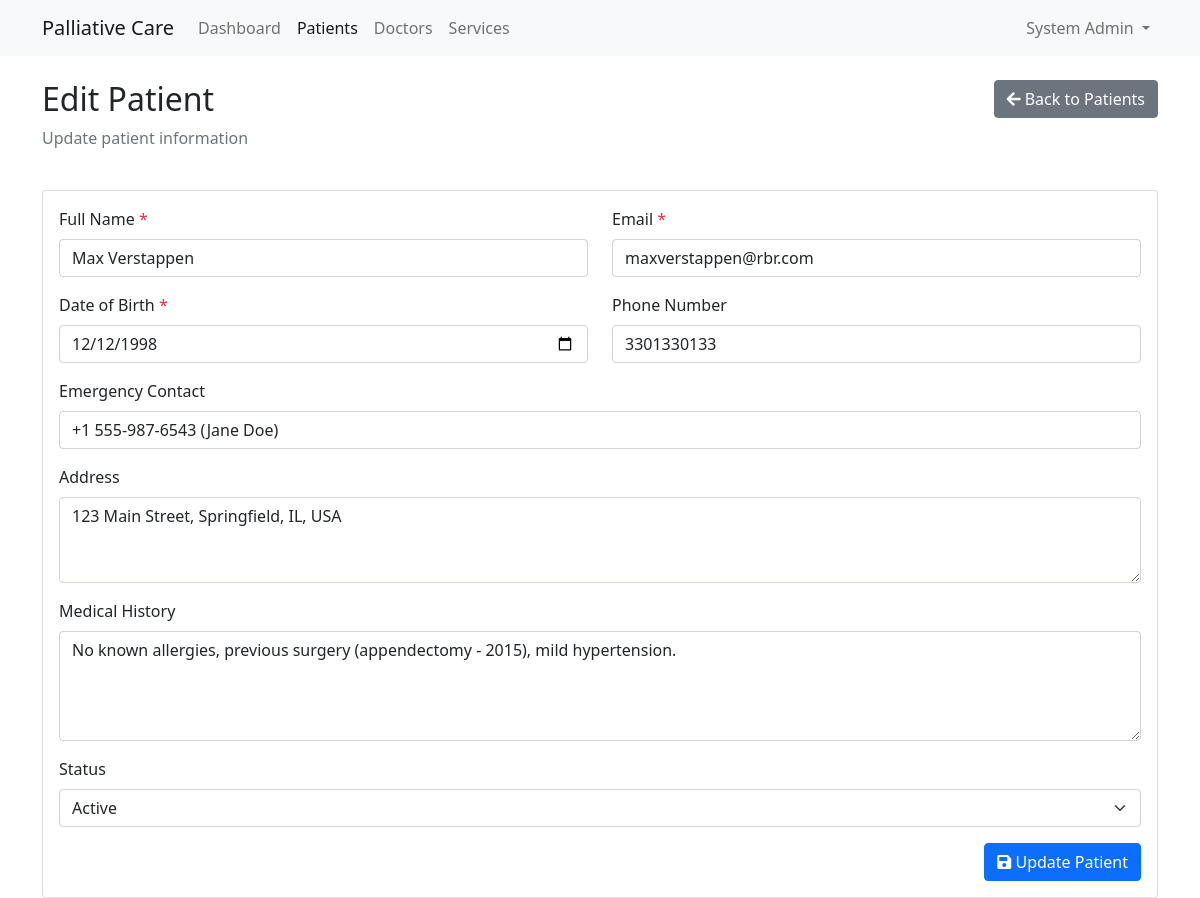
Page /index.php?module=admin&action=edit_patient&id=3 (signed in) on the committed database.
### tables this page shows
CREATE TABLE IF NOT EXISTS `patients` (
  `id` int NOT NULL AUTO_INCREMENT,
  `user_id` int NOT NULL,
  `name` varchar(255) NOT NULL,
  `email` varchar(255) NOT NULL,
  `phone` varchar(20) DEFAULT NULL,
  `dob` date DEFAULT NULL,
  `gender` enum('male','female','other') DEFAULT NULL,
  `blood_group` varchar(5) DEFAULT NULL,
  `emergency_contact` varchar(255) DEFAULT NULL,
  `address` text,
  `medical_history` text,
  `created_at` timestamp NULL DEFAULT CURRENT_TIMESTAMP,
  `updated_at` timestamp NULL DEFAULT CURRENT_TIMESTAMP ON UPDATE CURRENT_TIMESTAMP,
  PRIMARY KEY (`id`),
  UNIQUE KEY `user_id` (`user_id`),
  UNIQUE KEY `email` (`email`)
);

CREATE TABLE IF NOT EXISTS `users` (
  `id` int NOT NULL AUTO_INCREMENT,
  `email` varchar(255) NOT NULL,
  `password_hash` varchar(255) NOT NULL,
  `name` varchar(255) NOT NULL,
  `user_type` enum('patient','doctor','service','admin') NOT NULL,
  `status` enum('active','inactive','suspended') DEFAULT 'active',
  `created_at` timestamp NULL DEFAULT CURRENT_TIMESTAMP,
  `updated_at` timestamp NULL DEFAULT CURRENT_TIMESTAMP ON UPDATE CURRENT_TIMESTAMP,
  PRIMARY KEY (`id`),
  UNIQUE KEY `email` (`email`)
);

### modules/base_controller.php (called while the page is built, shortened)
<?php
class BaseController {
    public function __construct() {
        require_once __DIR__ . '/../classes/Database.php';
        $this->db = Database::getInstance();
    }
    protected function render($view, $data = []) {
        extract($data);
        $view_file = "modules/" . strtolower(str_replace("Controller", "", get_class($this))) . "/views/{$view}.php";
        include $view_file;
    }
}

### modules/admin/controller.php (called while the page is built, shortened)
<?php
require_once __DIR__ . '/../base_controller.php';
class AdminController extends BaseController {
    public function edit_patient() {
        $id = $_GET['id'] ?? null;
        try {
            $stmt = $this->db->prepare("
                SELECT p.*, u.status
                FROM patients p
                JOIN users u ON p.user_id = u.id
                WHERE p.id = ?
            ");
            $stmt->execute([$id]);
            $patient = $stmt->fetch(PDO::FETCH_ASSOC);
            $this->render('edit_patient', ['patient' => $patient]);
        } catch (PDOException $e) {
            $_SESSION['error'] = 'Error fetching patient data: ' . $e->getMessage();
            header('Location: index.php?module=admin&action=patients');
            exit;
        }
    }
}
?>

### classes/Database.php (called while the page is built, shortened)
<?php
class Database {
    private static $instance = null;
    private function __construct() {
        try {
            $dsn = "mysql:host=" . DB_HOST . ";dbname=" . DB_NAME . ";charset=utf8mb4";
            $options = [
                PDO::ATTR_ERRMODE => PDO::ERRMODE_EXCEPTION,
                PDO::ATTR_DEFAULT_FETCH_MODE => PDO::FETCH_ASSOC,
                PDO::ATTR_EMULATE_PREPARES => false,
                PDO::MYSQL_ATTR_INIT_COMMAND => "SET NAMES utf8mb4 COLLATE utf8mb4_unicode_ci"
            ];
            $this->connection = new PDO($dsn, DB_USER, DB_PASS, $options);
        } catch (PDOException $e) {
            error_log("Database connection error: " . $e->getMessage());
            throw new Exception("Could not connect to the database. Please try again later.");
        }
    }
    public static function getInstance() {
        if (self::$instance === null) {
            self::$instance = new self();
        }
        return self::$instance->connection;
    }
}

### modules/admin/views/edit_patient.php (the view, shortened to what this page needs)
<?php
$page_title = 'Edit Patient';
?>
<!DOCTYPE html>
<html lang="en">
<head>
    <link href="https://cdn.jsdelivr.net/npm/bootstrap@5.1.3/dist/css/bootstrap.min.css" rel="stylesheet">
    <link href="https://cdnjs.cloudflare.com/ajax/libs/font-awesome/5.15.4/css/all.min.css" rel="stylesheet">
</head>
<body>
    <nav class="navbar navbar-expand-lg navbar-light bg-light">
        <div class="container">
            <a class="navbar-brand" href="index.php">Palliative Care</a>
            <div class="collapse navbar-collapse" id="navbarNav">
                <?php if (isset($_SESSION['user_id'])): ?>
                    <ul class="navbar-nav me-auto">
                        <li class="nav-item">
                            <a class="nav-link" href="index.php?module=admin&action=dashboard">Dashboard</a>
                        </li>
                        <li class="nav-item">
                            <a class="nav-link active" href="index.php?module=admin&action=patients">Patients</a>
                        </li>
                        <li class="nav-item">
                            <a class="nav-link" href="index.php?module=admin&action=doctors">Doctors</a>
                        </li>
                        <li class="nav-item">
                            <a class="nav-link" href="index.php?module=admin&action=services">Services</a>
                        </li>
                    </ul>
                    <ul class="navbar-nav">
                        <li class="nav-item dropdown">
                            <a class="nav-link dropdown-toggle" href="#" id="navbarDropdown" role="button" data-bs-toggle="dropdown">
                                <?php echo htmlspecialchars($_SESSION['name']); ?>
                            </a>
                        </li>
                    </ul>
                <?php endif; ?>
            </div>
        </div>
    </nav>
    <div class="container mt-4">
        <div class="row mb-4">
            <div class="col-md-8">
                <h2><?php echo htmlspecialchars($page_title); ?></h2>
                <p class="text-muted">Update patient information</p>
            </div>
            <div class="col-md-4 text-end">
                <a href="index.php?module=admin&action=patients" class="btn btn-secondary">
                    <i class="fas fa-arrow-left"></i> Back to Patients
                </a>
            </div>
        </div>
        <div class="card">
            <div class="card-body">
                <form action="index.php?module=admin&action=process_edit_patient" method="POST" class="needs-validation" novalidate>
                    <div class="row">
                        <div class="col-md-6 mb-3">
                            <label for="name" class="form-label">Full Name <span class="text-danger">*</span></label>
                            <input type="text" class="form-control" id="name" name="name"
                                   value="<?php echo htmlspecialchars($patient['name']); ?>" required>
                        </div>
                        <div class="col-md-6 mb-3">
                            <label for="email" class="form-label">Email <span class="text-danger">*</span></label>
                            <input type="email" class="form-control" id="email" name="email"
                                   value="<?php echo htmlspecialchars($patient['email']); ?>" required>
                        </div>
                    </div>
                    <div class="row">
                        <div class="col-md-6 mb-3">
                            <label for="dob" class="form-label">Date of Birth <span class="text-danger">*</span></label>
                            <input type="date" class="form-control" id="dob" name="dob"
                                   value="<?php echo htmlspecialchars($patient['dob']); ?>" required>
                        </div>
                        <div class="col-md-6 mb-3">
                            <label for="phone" class="form-label">Phone Number</label>
                            <input type="tel" class="form-control" id="phone" name="phone"
                                   value="<?php echo htmlspecialchars($patient['phone'] ?? ''); ?>">
                        </div>
                    </div>
                    <div class="mb-3">
                        <label for="emergency_contact" class="form-label">Emergency Contact</label>
                        <input type="text" class="form-control" id="emergency_contact" name="emergency_contact"
                               value="<?php echo htmlspecialchars($patient['emergency_contact'] ?? ''); ?>">
                    </div>
                    <div class="mb-3">
                        <label for="address" class="form-label">Address</label>
                        <textarea class="form-control" id="address" name="address" rows="3"><?php echo htmlspecialchars($patient['address'] ?? ''); ?></textarea>
                    </div>
                    <div class="mb-3">
                        <label for="medical_history" class="form-label">Medical History</label>
                        <textarea class="form-control" id="medical_history" name="medical_history" rows="4"><?php echo htmlspecialchars($patient['medical_history'] ?? ''); ?></textarea>
                    </div>
                    <div class="mb-3">
                        <label for="status" class="form-label">Status</label>
                        <select class="form-select" id="status" name="status">
                            <option value="active" <?php echo ($patient['status'] === 'active') ? 'selected' : ''; ?>>Active</option>
                        </select>
                    </div>
                    <div class="text-end">
                        <button type="submit" class="btn btn-primary">
                            <i class="fas fa-save"></i> Update Patient
                        </button>
                    </div>
                </form>
            </div>
        </div>
    </div>
</body>
</html>

### rows in the picture
patients: name "Max Verstappen", email "maxverstappen@rbr.com", dob "12/12/1998", phone "3301330133", emergency_contact "+1 555-987-6543 (Jane Doe)", address "123 Main Street, Springfield, IL, USA", medical_history "No known allergies, previous surgery (appendectomy - 2015), mild hypertension."
users: status "Active"

### other values in the picture
$_SESSION['name'] "System Admin"
$page_title "Edit Patient"
